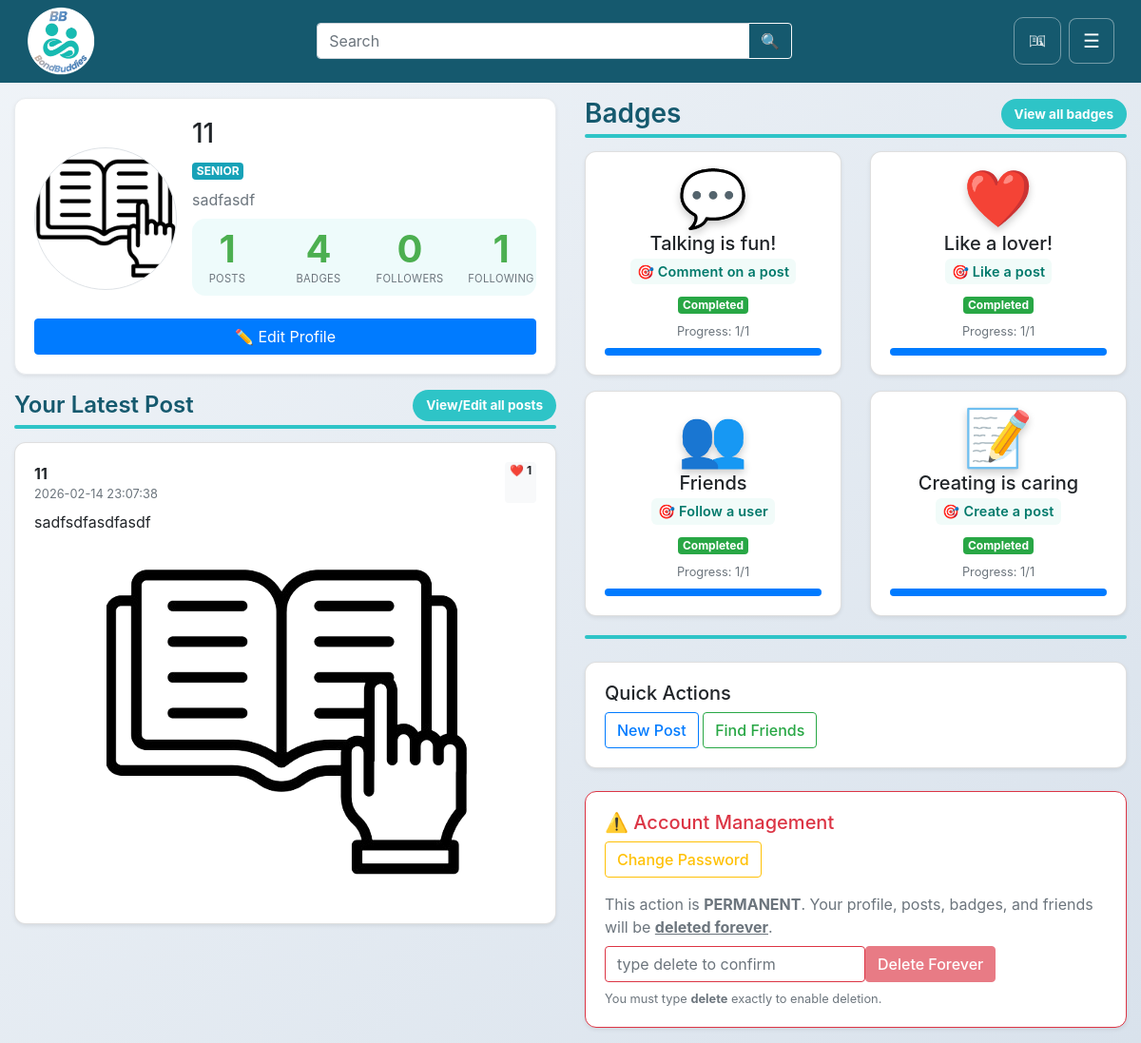
Screenshot of /profile (signed in) with the database file from the repository.
### tables this page shows
CREATE TABLE users (
    user_id INTEGER PRIMARY KEY AUTOINCREMENT,
    username TEXT NOT NULL UNIQUE,
    password TEXT NOT NULL,
    user_type TEXT NOT NULL,
    email TEXT,
    birth_date DATE,
    age_group TEXT CHECK(age_group IN ('youth', 'senior')),
    bio TEXT,
    avatar_url TEXT,
    created_at TIMESTAMP DEFAULT CURRENT_TIMESTAMP
, tutorial_seen INTEGER DEFAULT 0, reset_token TEXT);

CREATE TABLE posts (
            post_id INTEGER PRIMARY KEY AUTOINCREMENT,
            content TEXT NOT NULL,
            user_id INTEGER NOT NULL,
            timestamp TEXT DEFAULT (datetime('now', 'localtime')),
            likes INTEGER DEFAULT 0,
            post_category TEXT CHECK(post_category IN ('youth', 'senior')),
            post_prompt_id INTEGER,
            image_url TEXT,
            FOREIGN KEY (user_id) REFERENCES users(user_id) ON DELETE CASCADE,
            FOREIGN KEY (post_prompt_id) REFERENCES post_prompts(prompt_id)
        );

CREATE TABLE badges (
            badge_id INTEGER PRIMARY KEY AUTOINCREMENT,
            badge_name TEXT NOT NULL,
            badge_description TEXT,
            badge_type TEXT NOT NULL,
            criteria TEXT,
            progress_required INTEGER DEFAULT 1,
            progress_type TEXT DEFAULT 'count',
            created_at TIMESTAMP DEFAULT CURRENT_TIMESTAMP
        );

CREATE TABLE user_badges (
            user_badge_id INTEGER PRIMARY KEY AUTOINCREMENT,
            user_id INTEGER NOT NULL,
            badge_id INTEGER NOT NULL,
            current_progress INTEGER DEFAULT 0,
            earned_date TIMESTAMP DEFAULT CURRENT_TIMESTAMP,
            FOREIGN KEY (user_id) REFERENCES users(user_id) ON DELETE CASCADE,
            FOREIGN KEY (badge_id) REFERENCES badges(badge_id) ON DELETE CASCADE,
            UNIQUE(user_id, badge_id)
        );

### __init__.py (the view)
@app.route('/profile')
@app.route('/profile/<int:user_id>')
def profile(user_id=None):
    if 'user_id' not in session:
        return redirect(url_for('login'))
    if user_id is None:
        user_id = session['user_id']
    user_data = db.get_user_by_id(user_id)
    if not user_data:
        flash('User not found', 'danger')
        return redirect(url_for('home'))
    target_user = User.from_database_row(user_data)
    stats = db.get_user_stats(user_id)
    badges_list = db.get_user_badges_with_progress(user_id)
    viewing_own_profile = (session['user_id'] == user_id)
    user_posts = db.get_posts_by_user(user_id)
    is_following = False
    is_blocking = False
    is_blocked_by_profile_owner = False
    if not viewing_own_profile:
        is_following = db.check_follow_status(session['user_id'], user_id)
        is_blocking = db.is_blocking(session['user_id'], user_id)
        is_blocked_by_profile_owner = db.is_blocking(user_id, session['user_id'])
    return render_template('profile.html',
                        current_user=target_user,
                        stats=stats,
                        badges=badges_list,
                        posts=user_posts,
                        viewing_own_profile=viewing_own_profile,
                        profile_user_id=user_id,
                        is_following=is_following,
                        is_blocking=is_blocking,
                        is_blocked_by_profile_owner=is_blocked_by_profile_owner)

### templates/profile.html (shortened to what this page needs)
{% extends "base.html" %}
{% block content %}
<div class="container-fluid px-0">
    <header class="nav-bar">
        <div class="d-flex align-items-center justify-content-between nav-inner mt-2">
            <a href="{{ url_for('home') }}" class="logo-link">
                <img src="{{ url_for('static', filename='img/Logo.png') }}" alt="Logo" class="logo-img">
            </a>
            <div class="search-container">
                <form class="form-inline m-0" action="{{ url_for('search') }}" method="GET">
                    <div class="input-group">
                        <input type="search" name="query" placeholder="Search" class="form-control"
                            value="{{ query if query is defined else '' }}" />
                        <div class="input-group-append">
                            <button class="btn btn-outline-light" type="submit">🔍</button>
                        </div>
                    </div>
                </form>
            </div>
            <div class="d-flex align-items-center">
                {% if viewing_own_profile %}
                <button type="button"
                    class="btn btn-dark btn-size mr-2 d-flex align-items-center justify-content-center p-0 tutorial-btn"
                    data-toggle="modal" data-target="#tutorialModal" data-page="profile"
 title="Tutorial">
                </button>
                {% endif %}
                <button class="btn btn-dark hamburger-btn btn-size" type="button" aria-label="Toggle navigation"
                    aria-controls="mobile-nav" aria-expanded="false">
                    ☰
                </button>
            </div>
        </div>
    </header>
</div>
<div class="container-fluid py-3">
    <div class="row align-items-start">
        <div class="col-12 col-lg-6">
            <div class="card shadow-sm mb-3">
                <div class="card-body d-flex align-items-center flex-wrap">
                    {% set avatar = current_user.get_avatar_url() %}
                    {% if avatar %}
                    <img src="{{ url_for('static', filename='uploads/' ~ avatar) }}" class="rounded-circle border mr-3"
                        style="width:150px;height:150px;object-fit:cover;" alt="User Avatar"
                        onerror="this.src='{{ url_for('static', filename='img/human_icon.jpg') }}'">
                    {% else %}
                    <img src="{{ url_for('static', filename='img/human_icon.jpg') }}" class="rounded-circle border mr-3"
                        style="width:150px;height:150px;object-fit:cover;" alt="Default Avatar">
                    {% endif %}
                    <div class="flex-grow-1">
                        <div class="d-flex justify-content-between align-items-center mb-2">
                            <h3 class="mb-0">{{ current_user.get_username() }}</h3>
                        </div>
                        {% if current_user.get_user_type() %}
                        <div class="mb-2">
                            <span class="badge badge-info text-uppercase">
                                {{ current_user.get_user_type() }}
                            </span>
                        </div>
                        {% endif %}
                        <p class="text-muted mb-2">
                            {{ current_user.get_bio() or "No bio yet. Click Edit Profile to add one!" }}
                        </p>
                        <div class="stats-section mb-4">
                            <div class="row text-center">
                                <div class="col-3 stat-item">
                                    <div class="stat-number">{{ stats.post_count }}</div>
                                    <div class="stat-label">Posts</div>
                                </div>
                                <div class="col-3 stat-item">
                                    <div class="stat-number">{{ stats.badge_count }}</div>
                                    <div class="stat-label">Badges</div>
                                </div>
                                <div class="col-3 stat-item">
                                    <div class="stat-number">{{ stats.follower_count }}</div>
                                    <div class="stat-label">Followers</div>
                                </div>
                                <div class="col-3 stat-item">
                                    <div class="stat-number">{{ stats.following_count }}</div>
                                    <div class="stat-label">Following</div>
                                </div>
                            </div>
                        </div>
                    </div>
                    {% if viewing_own_profile %}
                    <button class="btn btn-primary mt-2 mt-lg-0 w-100" data-toggle="modal"
                        data-target="#editProfileModal">
                        ✏️ Edit Profile
                    </button>
                    {% endif %}
                </div>
            </div>
            <div class="d-flex justify-content-between align-items-center section-header">
                <h4 class="mb-0">
                    {% if viewing_own_profile %}Your Latest Post{% else %}{{ current_user.get_username() }}'s Latest
                    Post{% endif %}
                </h4>
                {% if viewing_own_profile and posts|length > 0 %}
                <button type="button" class="view-all-btn header-text-btn" data-toggle="modal"
                    data-target="#allPostsModal">
                    View/Edit all posts
                </button>
                {% endif %}
            </div>
            {% if not is_blocked_by_profile_owner %}
            {% if posts and posts|length > 0 %}
            {% set p = posts[0] %}
            <div class="card shadow-sm mb-2">
                <div class="card-body">
                    <div class="d-flex justify-content-between">
                        <div>
                            <strong>{{ p[8] or 'Post'}}</strong>
                            <div class="text-muted small">{{ p[3] }}</div>
                        </div>
                        <span class="badge badge-light">❤️ {{ p[4] }}</span>
                    </div>
                    <p class="mt-2 mb-2">{{ p[1][:200] }}{% if p[1]|length > 200 %}...{% endif %}</p>
                    <div class="d-flex justify-content-center">
                        {% if p[7] %}
                        <img src="{{ url_for('static', filename='uploads/' ~ p[7]) }}" class="img-fluid rounded"
                            style="max-height: 400px; object-fit: cover;" alt="Post image">
                        {% endif %}
                    </div>
                </div>
            </div>
            {% endif %}
            {% endif %}
        </div>
        <div class="col-12 col-lg-6 mobile-section-gap">
            <div class="d-flex justify-content-between align-items-center section-header">
                <h3 class="mb-0">Badges</h3>
                {% if badges and badges|length > 4 %}
                <button type="button" class="view-all-btn header-text-btn" data-toggle="modal"
                    data-target="#allBadgesModal">
                    View all badges
                </button>
                {% endif %}
            </div>
            <div class="row">
                {% if badges and badges is iterable and not badges is string %}
                {% for b in badges[:4] %}
                {% set earned = b[9] if b|length > 9 else 0 %}
                {% set current_progress = b[7] if b|length > 7 else 0 %}
                {% set required = b[5] if b|length > 5 else 1 %}
                {% set badge_icons = {
                'Talking is fun!': '💬',
                'Like a lover!': '❤️',
                'Friends': '👥',
                'Creating is caring': '📝',
                'Event Enthusiast': '🎉',
                'Weekly Interaction': '📅',
                'Story Sharer': '📖',
                'Community Builder!': '🏗️'
                } %}
                <div class="col-12 col-sm-6 mb-3">
                    <div class="card shadow-sm h-100">
                        <div class="card-body text-center">
                            <div class="badge-icon-text {{ 'complete' if earned == 1 else 'incomplete' }}">
                                {{ badge_icons.get(b[1] if b|length > 1 else '', '🏅') }}
                            </div>
                            <h5 class="mt-2 mb-1 badge-title">
                                {{ b[1] }}
                            </h5>
                            {% if b|length > 2 %}
                            <div class="badge-objective">
                                🎯 {{ b[2] }}
                            </div>
                            {% endif %}
                            <div class="mt-2">
                                {% if earned == 1 %}
                                <span class="badge badge-success">Completed</span>
                                {% else %}
                                <span class="badge badge-danger">Incomplete</span>
                                {% endif %}
                            </div>
                            <div class="small text-muted mt-2">
                                Progress: {{ current_progress }}/{{ required }}
                            </div>
                            <div class="progress mt-2" style="height:8px;">
                                <div class="progress-bar" role="progressbar" style="width:
                        {% if required|int > 0 %}
                        {{ ((current_progress|int) * 100) // (required|int) }}%
                        {% else %}
                        0%
                        {% endif %}">
                                </div>
                            </div>
                        </div>
                    </div>
                </div>
                {% endfor %}
                {% else %}
                <div class="col-12">
                    <div class="alert alert-light">
                        No badges yet. Complete actions to earn badges!
                    </div>
                </div>
                {% endif %}
            </div>
            {% if viewing_own_profile %}
            <div class="d-flex justify-content-between align-items-center section-header"></div>
            <div class="card shadow-sm mt-4">
                <div class="card-body">
                    <h5>Quick Actions</h5>
                    <div class="d-grid gap-2">
                        <a href="/createPost" class="btn btn-outline-primary">
                             New Post
                        </a>
                        <a href="{{ url_for('search') }}" class="btn btn-outline-success">
                             Find Friends
                        </a>
                    </div>
                </div>
            </div>
            {% endif %}
            {% if viewing_own_profile %}
            <div class="card shadow-sm border-danger mt-4">
                <div class="card-body">
                    <h5 class="text-danger">⚠️ Account Management</h5>
                    <div class="d-grid gap-2 mb-3">
                        <a href="{{ url_for('change_password') }}" class="btn btn-outline-warning">
                         Change Password
                        </a>
                    </div>
                    <p class="text-muted mb-2">
                        This action is <strong>PERMANENT</strong>.
                        Your profile, posts, badges, and friends will be <u><strong>deleted forever</strong></u>.
                    </p>
                    <form method="POST" action="{{ url_for('delete_account') }}" class="form-inline mt-2"
                        onsubmit="return confirmDeleteAccount();">
                        <input class="form-control me-2" id="deleteConfirmInput" name="confirm"
                            placeholder="type delete to confirm" required oninput="checkDeleteMatch()">
                        <button class="btn btn-danger" id="deleteBtn" type="submit" disabled>
                            Delete Forever
                        </button>
                    </form>
                    <small id="deleteHint" class="text-muted d-block mt-2">
                        You must type <b>delete</b> exactly to enable deletion.
                    </small>
                </div>
            </div>
            {% endif %}
        </div>
    </div>
</div>
</div>
{% endblock %}

### templates/base.html (shortened to what this page needs)
<!DOCTYPE html>
<html lang="en">
<head>
  <link rel="stylesheet" href="https://stackpath.bootstrapcdn.com/bootstrap/4.5.2/css/bootstrap.min.css"
>
  <link rel="stylesheet" href="{{ url_for('static', filename='css/style.css') }}">
</head>
<body>
  <div class="top-spacer"></div>
  <div class="container-fluid px-0">
    {% block content %}{% endblock %}
</body>
</html>

### rows the page displays
users: avatar_url (picture), get_username "11", get_user_type "SENIOR", bio "sadfasdf", username "11"
posts: timestamp "2026-02-14 23:07:38", likes "1", content "sadfsdfasdfasdf", image_url (picture)
user_badges: badge_name "Talking is fun!", badge_description "Comment on a post", current_progress "1", required "1", {{ ((current_progress|int) * 100) // (required|int) }} 100 (drawn)
badges: get|length "💬"
user_badges: badge_name "Like a lover!", badge_description "Like a post", current_progress "1", {{ ((current_progress|int) * 100) // (required|int) }} 100 (drawn)
badges: get|length "❤️"
user_badges: badge_name "Friends", badge_description "Follow a user", current_progress "1", {{ ((current_progress|int) * 100) // (required|int) }} 100 (drawn)
badges: get|length "👥"
user_badges: badge_name "Creating is caring", badge_description "Create a post", current_progress "1", {{ ((current_progress|int) * 100) // (required|int) }} 100 (drawn)
badges: get|length "📝"

### other values shown
{{ stats.post_count }} "1"
{{ stats.badge_count }} "4"
{{ stats.follower_count }} "0"
{{ stats.following_count }} "1"
